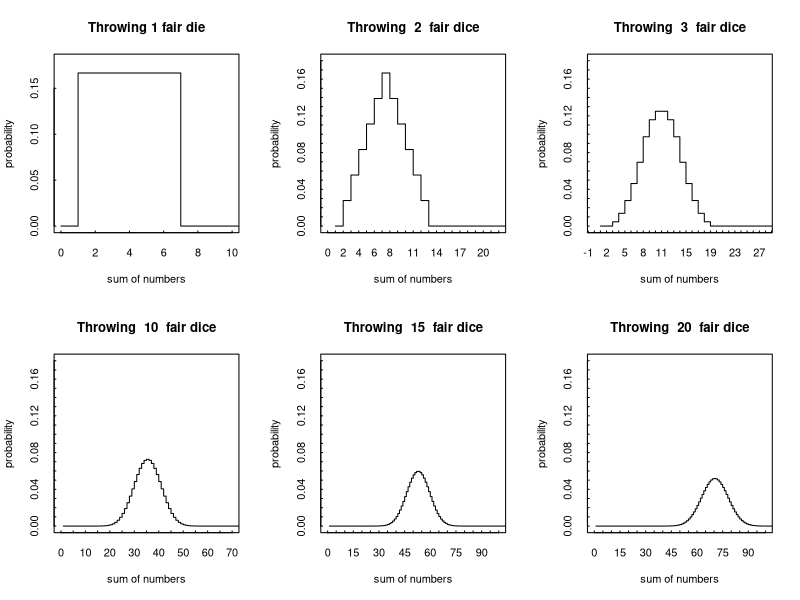
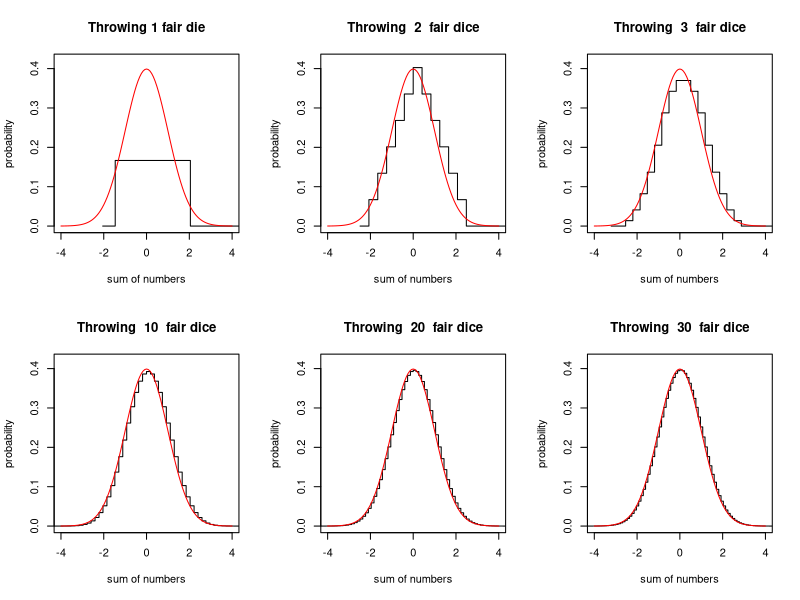
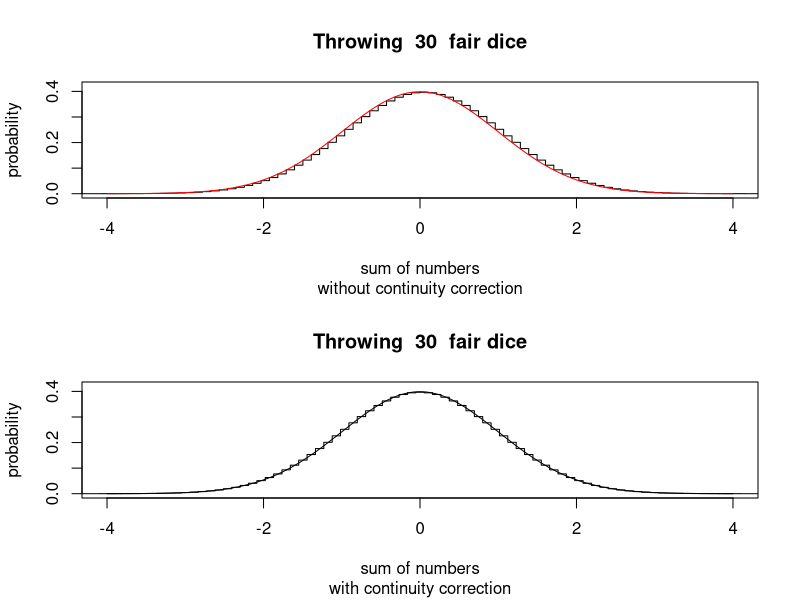

Here is the R script that generated these plots, in order: (Note: this script raises an error after producing the figures.)
####################################################
#
# Veranschaulichung des ZGW
#
# file: prob_zgw.r
#
####################################################

# Augenzahlen von n Würfeln
n <- 50

# Die Matrix Y enthält in der Zeile i die rekursiv bestimmten
# Wahrscheinlichkeitsdichte von Y_i
Y <- matrix(rep(0,n*n*6),nrow=n, ncol=n*6)
Y[1,c(1:6)] <- rep(1,6) / 6
for (j in 2:n) {
    for (i in j:(6*j)) {
        Y[j,i] <- sum(Y[j-1,c(max(i-6,1):(i-1))]) / 6
    }
}

# Vektor der Summe Augenzahlen
X <- seq(1,6*n)

# Graphik der Dichten von Y_n
par(mfrow=c(2,3))
plot(c(0,X),c(0,Y[1,]), type="s", xlab="sum of numbers",
     ylab="probability",  main="Throwing 1 fair die",xlim=c(0,10),
     ylim=c(0,0.18), tck=0.01)
for ( i in c(2,3,10,15,20)) {
    plot(X,Y[i,], type="s", xlab="sum of numbers", ylab="probability",
         main=paste("Throwing ",i," fair dice"),xlim=c(0,min(6*i+10,100)),
         ylim=c(0,0.18), tck=0.01, lab=c(20,20,12))
}

# eps-file erzeugen
dev.copy2eps(file="../R_eps_files/zgw_1.eps")

# Erwartungswert und Varianz von Y_n
EWERT <- seq(1,n,1) * 3.5
VAR <- seq(1,n,1) * 35 / 12

# Dichte der N(0,1)-Verteilung
f <- function(x) {
    return(exp(-0.5 * x^2) / sqrt(2*pi))
}

# Standardisierung von Y_n
par(mfrow=c(2,3))
plot((c(0,X) - EWERT[1])/sqrt(VAR[1]),c(0,Y[1,]),
     type="s", xlab="sum of numbers",
     ylab="probability",  main="Throwing 1 fair die",
     xlim=c(-4,4), ylim=c(0,0.42))
plot(f,-4,4, add=TRUE, col="red")
for ( i in c(2,3,10,20,30)) {
    plot((X-EWERT[i])/sqrt(VAR[i]),Y[i,] * sqrt(VAR[i]),
         type="s", xlab="sum of numbers", ylab="probability",
         main=paste("Throwing ",i," fair dice"),
         xlim=c(-4,4), ylim=c(0,0.42))
    plot(f,-4,4, add=TRUE, col="red")
}

# eps-file erzeugen
dev.copy2eps(file="../R_eps_files/zgw_2.eps")

# Stetigkeitskorrektur
par(mfrow=c(2,1))
plot((X-EWERT[30])/sqrt(VAR[30]),Y[30,] * sqrt(VAR[30]),
     type="s", xlab="sum of numbers", ylab="probability",
     main=paste("Throwing ",30," fair dice"),
     sub="without continuity correction",
     xlim=c(-4,4), ylim=c(0,0.42))
plot(f,-4,4, add=TRUE, col="red")
plot((X-0.5-EWERT[30])/sqrt(VAR[30]),Y[30,] * sqrt(VAR[30]),
     type="s", xlab="sum of numbers", ylab="probability",
     main=paste("Throwing ",30," fair dice"),
     sub="with continuity correction",
     xlim=c(-4,4), ylim=c(0,0.42))
plot(f,-4,4, add=TRUE, xol="red")

# eps-file erzeugen
dev.copy2eps(file="../R_eps_files/zgw_3.eps")

# Berechnung von exakten und approx. (mit und ohne Korrektur)
# Wahrscheinlichkeiten P(a < Y_n <= b)

a <- floor(EWERT - sqrt(VAR))   # n?chst kleinere ganze Zahl
b <- ceiling(EWERT + sqrt(VAR)) # n?chst gr??ere ganze Zahl

# Abspeicherung der Werte in einer Tabelle
res_tab <- c()
for (i in c(1,2,3,10,20,30,50)) {
    # exakte Werte
    pex <- sum(Y[i,(a[i]+1):b[i]])
    papp <- pnorm((b[i]-EWERT[i])/sqrt(VAR[i]),0,1) -
        pnorm((a[i]-EWERT[i])/sqrt(VAR[i]),0,1)
    papp0 <- pnorm((b[i]+0.5-EWERT[i])/sqrt(VAR[i]),0,1) -
        pnorm((a[i]+0.5-EWERT[i])/sqrt(VAR[i]),0,1)
#    cat("\n \n i: ",i," a=",a[i]," b=",b[i]," ex: ", pex," papp: ",
#        papp," papp0: ", papp0)
    res_tab <-  rbind(res_tab,c(i,a[i],b[i],pex,papp,papp0))
}

# Spaltennamen setzen
colnames(res_tab) <- c("n","a","b","exact","appr. without corr.",
                       "appr. wiht corr.")

# tex-Tabelle erzeugen
library(xtable)
tex_tab <- xtable(res_tab)
digits(tex_tab) <- c(0,0,0,0,5,5,5)
align(tex_tab) <- c("ll|l|l|c|c|c")
print(tex_tab, floating=FALSE, hline.after=c(0), include.rownames=FALSE,
      file="../R_tex_files/zgw_dice.tex")
